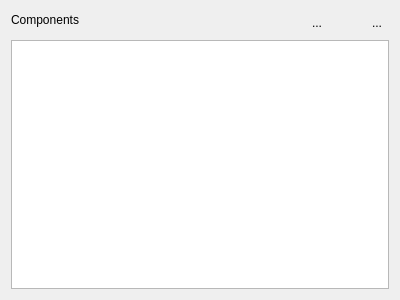
<?xml version="1.0" encoding="UTF-8"?>
<ui version="4.0">
 <class>component_selection_widget</class>
 <widget class="QWidget" name="component_selection_widget">
  <property name="geometry">
   <rect>
    <x>0</x>
    <y>0</y>
    <width>400</width>
    <height>300</height>
   </rect>
  </property>
  <property name="windowTitle">
   <string>Form</string>
  </property>
  <layout class="QVBoxLayout" name="verticalLayout">
   <item>
    <layout class="QFormLayout" name="formLayout">
     <item row="0" column="0">
      <widget class="QLabel" name="label">
       <property name="maximumSize">
        <size>
         <width>16777215</width>
         <height>17</height>
        </size>
       </property>
       <property name="text">
        <string>Components</string>
       </property>
      </widget>
     </item>
     <item row="0" column="1">
      <layout class="QHBoxLayout" name="horizontalLayout">
       <item>
        <spacer name="horizontalSpacer_3">
         <property name="orientation">
          <enum>Qt::Horizontal</enum>
         </property>
         <property name="sizeHint" stdset="0">
          <size>
           <width>40</width>
           <height>20</height>
          </size>
         </property>
        </spacer>
       </item>
       <item>
        <widget class="QToolButton" name="tb_del_comp">
         <property name="text">
          <string>...</string>
         </property>
         <property name="icon">
          <iconset resource="../toolkit.qrc">
           <normaloff>:/VecTB/icons/toolbars/Delete.png</normaloff>
           <disabledoff>:/VecTB/icons/toolbars/Delete_Disabled.png</disabledoff>:/VecTB/icons/toolbars/Delete.png</iconset>
         </property>
         <property name="iconSize">
          <size>
           <width>16</width>
           <height>16</height>
          </size>
         </property>
         <property name="autoRaise">
          <bool>true</bool>
         </property>
        </widget>
       </item>
       <item>
        <widget class="QToolButton" name="tb_edit_comp">
         <property name="text">
          <string/>
         </property>
         <property name="icon">
          <iconset resource="../toolkit.qrc">
           <normaloff>:/VecTB/icons/toolbars/Edit.png</normaloff>:/VecTB/icons/toolbars/Edit.png</iconset>
         </property>
         <property name="autoRaise">
          <bool>true</bool>
         </property>
        </widget>
       </item>
       <item>
        <widget class="QToolButton" name="tb_add_comp">
         <property name="text">
          <string>...</string>
         </property>
         <property name="icon">
          <iconset resource="../toolkit.qrc">
           <normaloff>:/VecTB/icons/toolbars/New_Map.png</normaloff>
           <disabledoff>:/VecTB/icons/toolbars/New_Map_Disabled.png</disabledoff>:/VecTB/icons/toolbars/New_Map.png</iconset>
         </property>
         <property name="autoRaise">
          <bool>true</bool>
         </property>
        </widget>
       </item>
      </layout>
     </item>
    </layout>
   </item>
   <item>
    <widget class="QListWidget" name="lw_comps">
     <property name="sizePolicy">
      <sizepolicy hsizetype="Expanding" vsizetype="Expanding">
       <horstretch>0</horstretch>
       <verstretch>0</verstretch>
      </sizepolicy>
     </property>
     <property name="minimumSize">
      <size>
       <width>0</width>
       <height>0</height>
      </size>
     </property>
     <property name="movement">
      <enum>QListView::Static</enum>
     </property>
     <property name="gridSize">
      <size>
       <width>120</width>
       <height>120</height>
      </size>
     </property>
     <property name="viewMode">
      <enum>QListView::IconMode</enum>
     </property>
     <property name="uniformItemSizes">
      <bool>true</bool>
     </property>
    </widget>
   </item>
  </layout>
 </widget>
 <resources>
  <include location="../toolkit.qrc"/>
 </resources>
 <connections/>
</ui>
